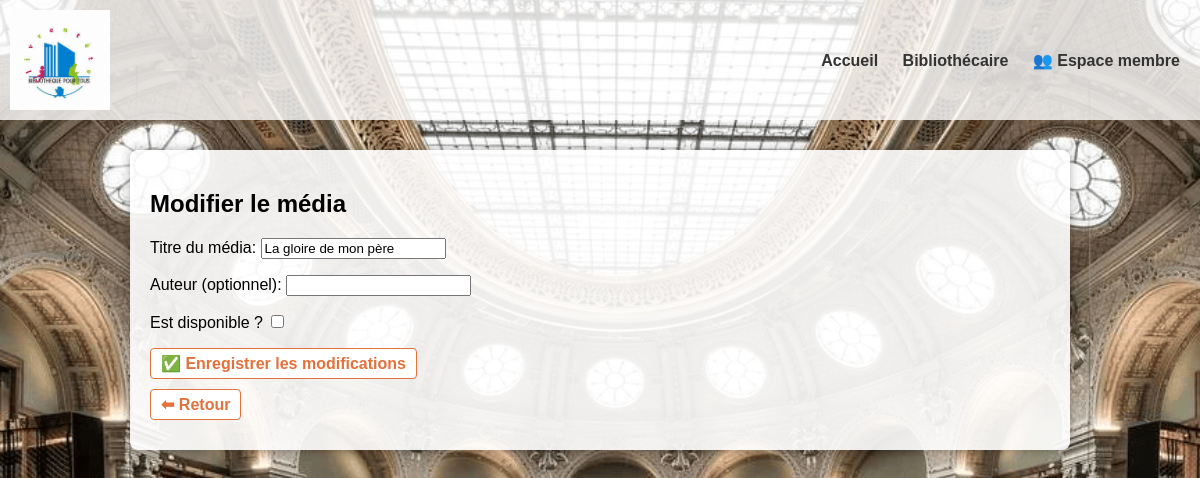
The app's page /bibliothecaire/media/modifier/1/, older data.
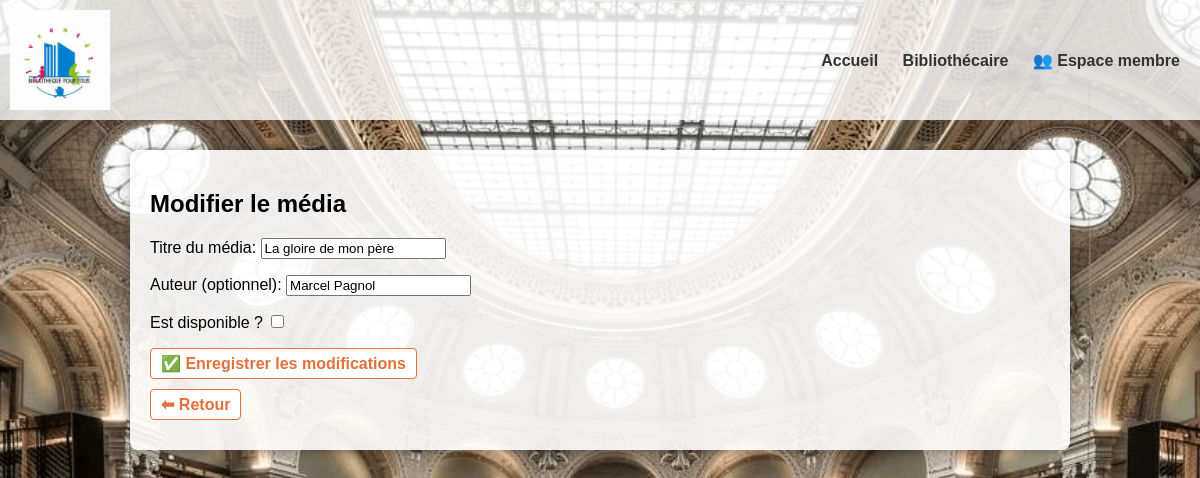
The same page, newer data.
### gestion_bibliothecaire/models.py (models this page shows, shortened)
class Media(models.Model):
    TYPE_CHOICES = [
        ('livre', 'Livre'),
        ('dvd', 'DVD'),
        ('cd', 'CD'),
        ('jeu', 'Jeu de plateau'),
    ]
    titre = models.CharField(max_length=100)
    type = models.CharField(max_length=10, choices=TYPE_CHOICES)
    auteur = models.CharField(max_length=100, blank=True, null=True)
    disponible = models.BooleanField(default=True)

### gestion_bibliothecaire/views.py (the view)
# urls.py: path('media/modifier/<int:media_id>/', views.modifier_media, name='modifier_media'),
def modifier_media(request, media_id):
    media = get_object_or_404(Media, id=media_id)
    if request.method == 'POST':
        form = MediaForm(request.POST, instance=media)
        if form.is_valid():
            form.save()
            return redirect('liste_emprunts')  # ou liste_livres / liste_cd / liste_dvd selon le type
    else:
        form = MediaForm(instance=media)
    return render(request, 'gestion_bibliothecaire/modifier_media.html', {'form': form, 'media': media})

### gestion_bibliothecaire/forms.py
class MediaForm(forms.ModelForm):
    class Meta:
        model = Media
        fields = ['titre', 'type', 'auteur', 'disponible']

### gestion_bibliothecaire/templates/gestion_bibliothecaire/modifier_media.html (shortened to what this page needs)
<!DOCTYPE html>
<html lang="fr">
<head>
</head>
<body>
  {% extends 'base.html' %}
    {% block content %}
    <h2>Modifier le média</h2>
    <form method="post">
        {{ form.as_p }}
        <button type="submit" class="btn-orange">✅ Enregistrer les modifications</button>
    </form>
    <a href="{% url 'liste_emprunts' %}" class="btn-orange">⬅ Retour</a>
  {% endblock %}

Row changes from the older to the newer data that the page shows:
changed Media "La gloire de mon père": auteur (not shown) → "Marcel Pagnol"
